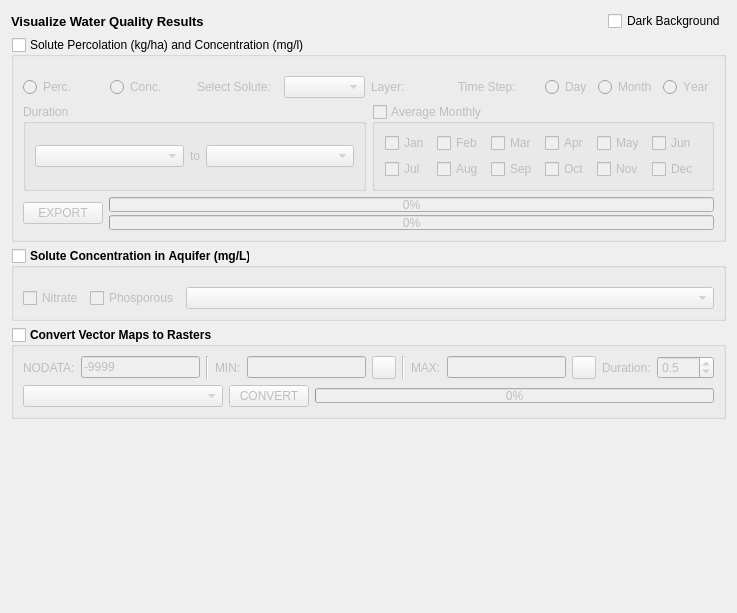
         <widget class="QWidget" name="scrollAreaWidgetContents_4">
          <property name="geometry">
           <rect>
            <x>0</x>
            <y>0</y>
            <width>737</width>
            <height>613</height>
           </rect>
          </property>
          <layout class="QVBoxLayout" name="verticalLayout_54">
           <item>
            <layout class="QHBoxLayout" name="horizontalLayout_60">
             <item>
              <widget class="QLabel" name="label_71">
               <property name="font">
                <font>
                 <pointsize>10</pointsize>
                 <weight>75</weight>
                 <bold>true</bold>
                </font>
               </property>
               <property name="text">
                <string>Visualize Water Quality Results</string>
               </property>
              </widget>
             </item>
             <item>
              <spacer name="horizontalSpacer_8">
               <property name="orientation">
                <enum>Qt::Horizontal</enum>
               </property>
               <property name="sizeHint" stdset="0">
                <size>
                 <width>40</width>
                 <height>20</height>
                </size>
               </property>
              </spacer>
             </item>
             <item>
              <widget class="QCheckBox" name="checkBox">
               <property name="text">
                <string>Dark Background</string>
               </property>
              </widget>
             </item>
            </layout>
           </item>
           <item>
            <widget class="QGroupBox" name="groupBox_14">
             <property name="title">
              <string>Solute Percolation (kg/ha) and Concentration (mg/l)</string>
             </property>
             <property name="checkable">
              <bool>true</bool>
             </property>
             <property name="checked">
              <bool>false</bool>
             </property>
             <layout class="QVBoxLayout" name="verticalLayout_56">
              <item>
               <layout class="QHBoxLayout" name="horizontalLayout_51">
                <property name="topMargin">
                 <number>10</number>
                </property>
                <item>
                 <widget class="QRadioButton" name="radioButton_rt_perc">
                  <property name="text">
                   <string>Perc.</string>
                  </property>
                  <attribute name="buttonGroup">
                   <string notr="true">buttonGroup_rt_perc_conc</string>
                  </attribute>
                 </widget>
                </item>
                <item>
                 <widget class="QRadioButton" name="radioButton_rt_conc">
                  <property name="text">
                   <string>Conc.</string>
                  </property>
                  <attribute name="buttonGroup">
                   <string notr="true">buttonGroup_rt_perc_conc</string>
                  </attribute>
                 </widget>
                </item>
                <item>
                 <widget class="QLabel" name="label_77">
                  <property name="text">
                   <string>Select Solute: </string>
                  </property>
                 </widget>
                </item>
                <item>
                 <widget class="QComboBox" name="comboBox"/>
                </item>
                <item>
                 <widget class="QLabel" name="label_78">
                  <property name="text">
                   <string>Layer:</string>
                  </property>
                 </widget>
                </item>
                <item>
                 <widget class="QLabel" name="label_79">
                  <property name="text">
                   <string>Time Step:</string>
                  </property>
                 </widget>
                </item>
                <item>
                 <widget class="QRadioButton" name="radioButton_mf_rt3d_d">
                  <property name="sizePolicy">
                   <sizepolicy hsizetype="Fixed" vsizetype="Fixed">
                    <horstretch>0</horstretch>
                    <verstretch>0</verstretch>
                   </sizepolicy>
                  </property>
                  <property name="font">
                   <font>
                    <weight>50</weight>
                    <bold>false</bold>
                    <kerning>false</kerning>
                   </font>
                  </property>
                  <property name="text">
                   <string>Day</string>
                  </property>
                 </widget>
                </item>
                <item>
                 <widget class="QRadioButton" name="radioButton_mf_rt3d_m">
                  <property name="sizePolicy">
                   <sizepolicy hsizetype="Fixed" vsizetype="Fixed">
                    <horstretch>0</horstretch>
                    <verstretch>0</verstretch>
                   </sizepolicy>
                  </property>
                  <property name="font">
                   <font>
                    <weight>50</weight>
                    <bold>false</bold>
                    <kerning>false</kerning>
                   </font>
                  </property>
                  <property name="text">
                   <string>Month</string>
                  </property>
                 </widget>
                </item>
                <item>
                 <widget class="QRadioButton" name="radioButton_mf_rt3d_y">
                  <property name="sizePolicy">
                   <sizepolicy hsizetype="Fixed" vsizetype="Fixed">
                    <horstretch>0</horstretch>
                    <verstretch>0</verstretch>
                   </sizepolicy>
                  </property>
                  <property name="font">
                   <font>
                    <weight>50</weight>
                    <bold>false</bold>
                    <kerning>false</kerning>
                   </font>
                  </property>
                  <property name="text">
                   <string>Year</string>
                  </property>
                 </widget>
                </item>
               </layout>
              </item>
              <item>
               <layout class="QHBoxLayout" name="horizontalLayout_65">
                <property name="topMargin">
                 <number>0</number>
                </property>
                <item>
                 <widget class="QGroupBox" name="groupBox_rt_duration">
                  <property name="font">
                   <font>
                    <weight>50</weight>
                    <bold>false</bold>
                    <kerning>false</kerning>
                   </font>
                  </property>
                  <property name="title">
                   <string>Duration</string>
                  </property>
                  <property name="checkable">
                   <bool>false</bool>
                  </property>
                  <property name="checked">
                   <bool>false</bool>
                  </property>
                  <layout class="QHBoxLayout" name="horizontalLayout_70">
                   <item>
                    <widget class="QComboBox" name="comboBox_rt_results_sdate"/>
                   </item>
                   <item>
                    <widget class="QLabel" name="label_73">
                     <property name="sizePolicy">
                      <sizepolicy hsizetype="Fixed" vsizetype="Preferred">
                       <horstretch>0</horstretch>
                       <verstretch>0</verstretch>
                      </sizepolicy>
                     </property>
                     <property name="font">
                      <font>
                       <weight>50</weight>
                       <bold>false</bold>
                       <kerning>false</kerning>
                      </font>
                     </property>
                     <property name="text">
                      <string>to</string>
                     </property>
                    </widget>
                   </item>
                   <item>
                    <widget class="QComboBox" name="comboBox_rt_results_edate"/>
                   </item>
                  </layout>
                 </widget>
                </item>
                <item>
                 <widget class="QgsCollapsibleGroupBox" name="mGroupBox_rt_avg">
                  <property name="font">
                   <font>
                    <weight>50</weight>
                    <bold>false</bold>
                    <kerning>false</kerning>
                   </font>
                  </property>
                  <property name="title">
                   <string>Average Monthly</string>
                  </property>
                  <property name="checkable">
                   <bool>true</bool>
                  </property>
                  <property name="checked">
                   <bool>false</bool>
                  </property>
                  <property name="collapsed">
                   <bool>false</bool>
                  </property>
                  <property name="saveCollapsedState">
                   <bool>false</bool>
                  </property>
                  <layout class="QVBoxLayout" name="verticalLayout_59">
                   <item>
                    <layout class="QGridLayout" name="gridLayout">
                     <item row="0" column="2">
                      <widget class="QCheckBox" name="checkBox_rt_mar">
                       <property name="sizePolicy">
                        <sizepolicy hsizetype="Fixed" vsizetype="Fixed">
                         <horstretch>0</horstretch>
                         <verstretch>0</verstretch>
                        </sizepolicy>
                       </property>
                       <property name="text">
                        <string>Mar</string>
                       </property>
                      </widget>
                     </item>
                     <item row="0" column="0">
                      <widget class="QCheckBox" name="checkBox_rt_jan">
                       <property name="sizePolicy">
                        <sizepolicy hsizetype="Fixed" vsizetype="Fixed">
                         <horstretch>0</horstretch>
                         <verstretch>0</verstretch>
                        </sizepolicy>
                       </property>
                       <property name="text">
                        <string>Jan</string>
                       </property>
                      </widget>
                     </item>
                     <item row="0" column="4">
                      <widget class="QCheckBox" name="checkBox_rt_may">
                       <property name="sizePolicy">
                        <sizepolicy hsizetype="Fixed" vsizetype="Fixed">
                         <horstretch>0</horstretch>
                         <verstretch>0</verstretch>
                        </sizepolicy>
                       </property>
                       <property name="text">
                        <string>May</string>
                       </property>
                      </widget>
                     </item>
                     <item row="0" column="1">
                      <widget class="QCheckBox" name="checkBox_rt_feb">
                       <property name="sizePolicy">
                        <sizepolicy hsizetype="Fixed" vsizetype="Fixed">
                         <horstretch>0</horstretch>
                         <verstretch>0</verstretch>
                        </sizepolicy>
                       </property>
                       <property name="text">
                        <string>Feb</string>
                       </property>
                      </widget>
                     </item>
                     <item row="0" column="3">
                      <widget class="QCheckBox" name="checkBox_rt_apr">
                       <property name="sizePolicy">
                        <sizepolicy hsizetype="Fixed" vsizetype="Fixed">
                         <horstretch>0</horstretch>
                         <verstretch>0</verstretch>
                        </sizepolicy>
                       </property>
                       <property name="text">
                        <string>Apr</string>
                       </property>
                      </widget>
                     </item>
                     <item row="0" column="5">
                      <widget class="QCheckBox" name="checkBox_rt_jun">
                       <property name="sizePolicy">
                        <sizepolicy hsizetype="Fixed" vsizetype="Fixed">
                         <horstretch>0</horstretch>
                         <verstretch>0</verstretch>
                        </sizepolicy>
                       </property>
                       <property name="text">
                        <string>Jun</string>
                       </property>
                      </widget>
                     </item>
                     <item row="1" column="0">
                      <widget class="QCheckBox" name="checkBox_rt_jul">
                       <property name="text">
                        <string>Jul</string>
                       </property>
                      </widget>
                     </item>
                     <item row="1" column="1">
                      <widget class="QCheckBox" name="checkBox_rt_aug">
                       <property name="text">
                        <string>Aug</string>
                       </property>
                      </widget>
                     </item>
                     <item row="1" column="2">
                      <widget class="QCheckBox" name="checkBox_rt_sep">
                       <property name="text">
                        <string>Sep</string>
                       </property>
                      </widget>
                     </item>
                     <item row="1" column="3">
                      <widget class="QCheckBox" name="checkBox_rt_oct">
                       <property name="text">
                        <string>Oct</string>
                       </property>
                      </widget>
                     </item>
                     <item row="1" column="4">
                      <widget class="QCheckBox" name="checkBox_rt_nov">
                       <property name="text">
                        <string>Nov</string>
                       </property>
                      </widget>
                     </item>
                     <item row="1" column="5">
                      <widget class="QCheckBox" name="checkBox_rt_dec">
                       <property name="text">
                        <string>Dec</string>
                       </property>
                      </widget>
                     </item>
                    </layout>
                   </item>
                  </layout>
                 </widget>
                </item>
               </layout>
              </item>
              <item>
               <layout class="QHBoxLayout" name="horizontalLayout_67">
                <item>
                 <widget class="QPushButton" name="pushButton_export_rt_results">
                  <property name="font">
                   <font>
                    <weight>50</weight>
                    <bold>false</bold>
                    <kerning>false</kerning>
                   </font>
                  </property>
                  <property name="text">
                   <string>EXPORT</string>
                  </property>
                 </widget>
                </item>
                <item>
                 <layout class="QVBoxLayout" name="verticalLayout_62">
                  <property name="spacing">
                   <number>3</number>
                  </property>
                  <item>
                   <widget class="QProgressBar" name="progressBar_rt">
                    <property name="maximumSize">
                     <size>
                      <width>16777215</width>
                      <height>15</height>
                     </size>
                    </property>
                    <property name="font">
                     <font>
                      <weight>50</weight>
                      <bold>false</bold>
                      <kerning>false</kerning>
                     </font>
                    </property>
                    <property name="value">
                     <number>0</number>
                    </property>
                   </widget>
                  </item>
                  <item>
                   <widget class="QProgressBar" name="progressBar_rt_results">
                    <property name="maximumSize">
                     <size>
                      <width>16777215</width>
                      <height>15</height>
                     </size>
                    </property>
                    <property name="font">
                     <font>
                      <weight>50</weight>
                      <bold>false</bold>
                      <kerning>false</kerning>
                     </font>
                    </property>
                    <property name="value">
                     <number>0</number>
                    </property>
                   </widget>
                  </item>
                 </layout>
                </item>
               </layout>
              </item>
             </layout>
            </widget>
           </item>
           <item>
            <widget class="QGroupBox" name="groupBox_11">
             <property name="font">
              <font>
               <weight>75</weight>
               <bold>true</bold>
               <kerning>false</kerning>
              </font>
             </property>
             <property name="title">
              <string>Solute Concentration in Aquifer (mg/L)</string>
             </property>
             <property name="checkable">
              <bool>true</bool>
             </property>
             <property name="checked">
              <bool>false</bool>
             </property>
             <layout class="QVBoxLayout" name="verticalLayout_55">
              <item>
               <layout class="QHBoxLayout" name="horizontalLayout_71">
                <property name="topMargin">
                 <number>10</number>
                </property>
                <item>
                 <widget class="QCheckBox" name="checkBox_nitrate">
                  <property name="sizePolicy">
                   <sizepolicy hsizetype="Fixed" vsizetype="Fixed">
                    <horstretch>0</horstretch>
                    <verstretch>0</verstretch>
                   </sizepolicy>
                  </property>
                  <property name="font">
                   <font>
                    <weight>50</weight>
                    <bold>false</bold>
                    <kerning>false</kerning>
                   </font>
                  </property>
                  <property name="text">
                   <string>Nitrate</string>
                  </property>
                  <attribute name="buttonGroup">
                   <string notr="true">buttonGroup_rt3d_map</string>
                  </attribute>
                 </widget>
                </item>
                <item>
                 <widget class="QCheckBox" name="checkBox_phos">
                  <property name="sizePolicy">
                   <sizepolicy hsizetype="Fixed" vsizetype="Fixed">
                    <horstretch>0</horstretch>
                    <verstretch>0</verstretch>
                   </sizepolicy>
                  </property>
                  <property name="font">
                   <font>
                    <weight>50</weight>
                    <bold>false</bold>
                    <kerning>false</kerning>
                   </font>
                  </property>
                  <property name="text">
                   <string>Phosporous</string>
                  </property>
                  <attribute name="buttonGroup">
                   <string notr="true">buttonGroup_rt3d_map</string>
                  </attribute>
                 </widget>
                </item>
                <item>
                 <widget class="QComboBox" name="comboBox_rt_layer"/>
                </item>
               </layout>
              </item>
             </layout>
            </widget>
           </item>
           <item>
            <widget class="QgsCollapsibleGroupBox" name="mGroupBox_cvt_vtr">
             <property name="font">
              <font>
               <weight>75</weight>
               <bold>true</bold>
              </font>
             </property>
             <property name="title">
              <string>Convert Vector Maps to Rasters</string>
             </property>
             <property name="checkable">
              <bool>true</bool>
             </property>
             <property name="checked">
              <bool>false</bool>
             </property>
             <property name="collapsed">
              <bool>false</bool>
             </property>
             <property name="saveCollapsedState">
              <bool>false</bool>
             </property>
             <layout class="QVBoxLayout" name="verticalLayout_60">
              <item>
               <layout class="QHBoxLayout" name="horizontalLayout_69">
                <property name="topMargin">
                 <number>0</number>
                </property>
                <item>
                 <widget class="QLabel" name="label_72">
                  <property name="font">
                   <font>
                    <weight>50</weight>
                    <bold>false</bold>
                   </font>
                  </property>
                  <property name="text">
                   <string>NODATA:</string>
                  </property>
                 </widget>
                </item>
                <item>
                 <widget class="QLineEdit" name="lineEdit_nodata">
                  <property name="font">
                   <font>
                    <weight>50</weight>
                    <bold>false</bold>
                   </font>
                  </property>
                  <property name="text">
                   <string>-9999</string>
                  </property>
                 </widget>
                </item>
                <item>
                 <widget class="Line" name="line_20">
                  <property name="orientation">
                   <enum>Qt::Vertical</enum>
                  </property>
                 </widget>
                </item>
                <item>
                 <widget class="QLabel" name="label_74">
                  <property name="font">
                   <font>
                    <weight>50</weight>
                    <bold>false</bold>
                   </font>
                  </property>
                  <property name="text">
                   <string>MIN:</string>
                  </property>
                 </widget>
                </item>
                <item>
                 <widget class="QLineEdit" name="lineEdit">
                  <property name="font">
                   <font>
                    <weight>50</weight>
                    <bold>false</bold>
                   </font>
                  </property>
                 </widget>
                </item>
                <item>
                 <widget class="QgsColorButton" name="mColorButton_min_rmap">
                  <property name="font">
                   <font>
                    <weight>50</weight>
                    <bold>false</bold>
                   </font>
                  </property>
                  <property name="color">
                   <color>
                    <red>255</red>
                    <green>255</green>
                    <blue>255</blue>
                   </color>
                  </property>
                  <property name="defaultColor">
                   <color>
                    <red>255</red>
                    <green>255</green>
                    <blue>255</blue>
                   </color>
                  </property>
                  <property name="showNoColor">
                   <bool>false</bool>
                  </property>
                 </widget>
                </item>
                <item>
                 <widget class="Line" name="line_19">
                  <property name="orientation">
                   <enum>Qt::Vertical</enum>
                  </property>
                 </widget>
                </item>
                <item>
                 <widget class="QLabel" name="label_75">
                  <property name="font">
                   <font>
                    <weight>50</weight>
                    <bold>false</bold>
                   </font>
                  </property>
                  <property name="text">
                   <string>MAX:</string>
                  </property>
                 </widget>
                </item>
                <item>
                 <widget class="QLineEdit" name="lineEdit_2">
                  <property name="font">
                   <font>
                    <weight>50</weight>
                    <bold>false</bold>
                   </font>
                  </property>
                 </widget>
                </item>
                <item>
                 <widget class="QgsColorButton" name="mColorButton_max_rmap">
                  <property name="color">
                   <color>
                    <red>0</red>
                    <green>0</green>
                    <blue>0</blue>
                   </color>
                  </property>
                  <property name="defaultColor">
                   <color>
                    <red>0</red>
                    <green>0</green>
                    <blue>0</blue>
                   </color>
                  </property>
                  <property name="showNoColor">
                   <bool>false</bool>
                  </property>
                  <property name="noColorString">
                   <string>No color</string>
                  </property>
                 </widget>
                </item>
                <item>
                 <widget class="QLabel" name="label_76">
                  <property name="font">
                   <font>
                    <weight>50</weight>
                    <bold>false</bold>
                   </font>
                  </property>
                  <property name="text">
                   <string>Duration:</string>
                  </property>
                 </widget>
                </item>
                <item>
                 <widget class="QDoubleSpinBox" name="doubleSpinBox_ani_r_time">
                  <property name="font">
                   <font>
                    <weight>50</weight>
                    <bold>false</bold>
                   </font>
                  </property>
                  <property name="decimals">
                   <number>1</number>
                  </property>
                  <property name="singleStep">
                   <double>0.100000000000000</double>
                  </property>
                  <property name="value">
                   <double>0.500000000000000</double>
                  </property>
                 </widget>
                </item>
               </layout>
              </item>
              <item>
               <layout class="QHBoxLayout" name="horizontalLayout_68">
                <property name="leftMargin">
                 <number>0</number>
                </property>
                <item>
                 <widget class="QComboBox" name="comboBox_vector_lyrs">
                  <property name="minimumSize">
                   <size>
                    <width>200</width>
                    <height>0</height>
                   </size>
                  </property>
                  <property name="maximumSize">
                   <size>
                    <width>16777215</width>
                    <height>16777215</height>
                   </size>
                  </property>
                  <property name="font">
                   <font>
                    <weight>50</weight>
                    <bold>false</bold>
                   </font>
                  </property>
                 </widget>
                </item>
                <item>
                 <widget class="QPushButton" name="pushButton_cvt_vtr">
                  <property name="font">
                   <font>
                    <weight>50</weight>
                    <bold>false</bold>
                   </font>
                  </property>
                  <property name="text">
                   <string>CONVERT</string>
                  </property>
                 </widget>
                </item>
                <item>
                 <widget class="QProgressBar" name="progressBar_cvt_vtr">
                  <property name="maximumSize">
                   <size>
                    <width>16777215</width>
                    <height>15</height>
                   </size>
                  </property>
                  <property name="font">
                   <font>
                    <weight>50</weight>
                    <bold>false</bold>
                   </font>
                  </property>
                  <property name="value">
                   <number>0</number>
                  </property>
                 </widget>
                </item>
               </layout>
              </item>
             </layout>
            </widget>
           </item>
           <item>
            <spacer name="verticalSpacer_3">
             <property name="orientation">
              <enum>Qt::Vertical</enum>
             </property>
             <property name="sizeHint" stdset="0">
              <size>
               <width>20</width>
               <height>40</height>
              </size>
             </property>
            </spacer>
           </item>
          </layout>
         </widget>
